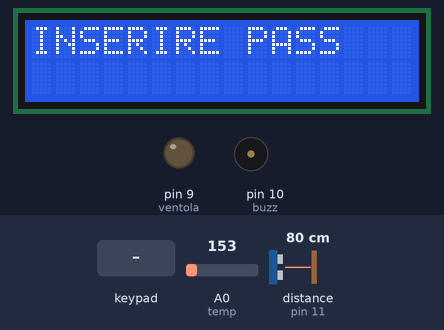
The sketch below on a simulated Arduino Uno, built with avr-gcc and run on an emulated ATmega328P. Parts: 16×2 character LCD, output pins drawn as LEDs (lit = HIGH), buzzer (waves = sounding). Inputs (shaded band) come from the test bench; at power-on: A0 (temp) = 153, distance to the obstacle (sensor on pin 11) 80 cm. The echo pulse lasts 58.3 µs per cm; pins used as bus, display or sensor lines are not drawn; what the sketch prints to the serial monitor is not drawn.

Above: at 1.2 s.
1.3 s: keypad keys 9 6 9 6 pressed 0.4 s apart
At 3.6 s:
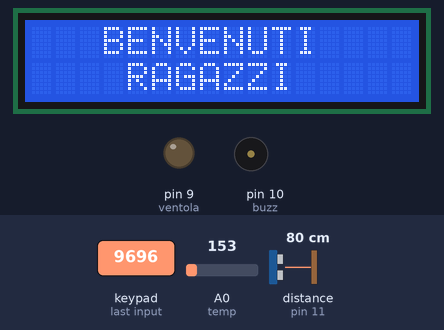
4.4 s: A0 (temp) set to 180
At 7.1 s:
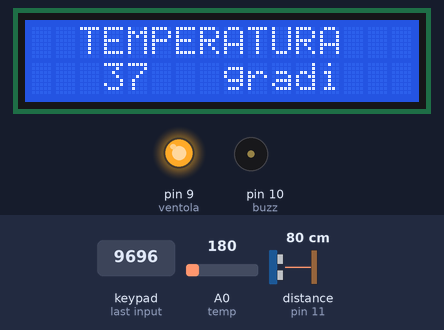
7.4 s: A0 (temp) set to 133
At 8.6 s:
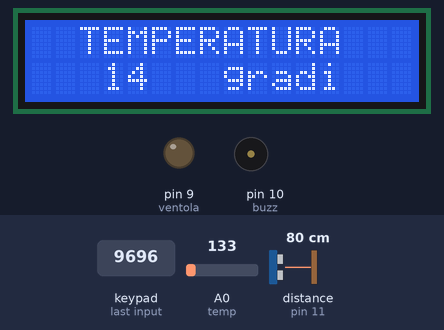
12.1 s: A0 (temp) set to 114
At 13.2 s:
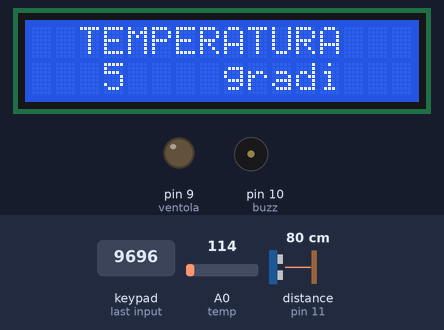
Timing chart, 0 to 14.7 s (numbered marks = the images above; inputs shaded):
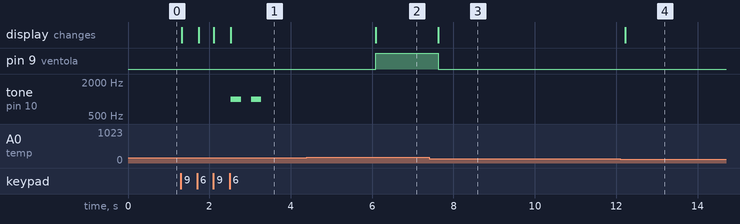

Measured:
- the behaviour switches between 165 and 166 on A0 (temp) (found by bisection; images 1 and 2)
- after the input at 1.3 s, tone on pin 10 (buzz): alternates 1000 Hz for 0.25 s and silent for 0.25 s, 4 changes in all, then stays silent, starting after 1.2 s; the display: first changes at once (image 1 shows a later state)
- after the input at 4.4 s, pin 9 (ventola): LOW → HIGH after 1.7 s; the display: changes after 1.7 s (image 2)
- after the input at 7.4 s, pin 9 (ventola): HIGH → LOW after 0.22 s; the display: changes after 0.23 s (image 3)
- after the input at 12.1 s, the display: changes after 0.12 s (image 4)

The sketch:

progetto_saglimbene_scandura1.ino
```cpp
#include <LiquidCrystal.h>
#include <Keypad.h>

const byte ROWS = 4;
const byte COLS = 4;
char keys[ROWS][COLS] = {
  {'1','2','3','A'},
  {'4','5','6','B'},
  {'7','8','9','C'},
  {'*','0','#','D'}
};
byte rowPins[ROWS] = {0,6,5,4}; //connect to the row pinouts of the keypad
byte colPins[COLS] = {3,2,8,7}; //connect to the column pinouts of the keypad

Keypad keypad = Keypad( makeKeymap(keys), rowPins, colPins, ROWS, COLS );

LiquidCrystal lcd(13, A1, A2, A3, A4, A5);

char ins_pass[4];
int i = 0;
int flag = 0;
char password[] = {'9','6','9','6'};
int count_pass = 3;

int temp = A0;
int val_temp = 0;
int t = 0;

int ventola = 9;
int v1 = 0;
int v0 = 0;

int buzz = 10;

int trig = 12;
int echo = 11;

long durata = 0;
long dist = 0;

int soglia = 20; // 20 centimetri

int contatore = 0;
int k = 0;

void setup() {
  Serial.begin(9600);

  lcd.begin(16, 2);

  pinMode(temp, INPUT);

  pinMode(ventola, OUTPUT);

  pinMode(buzz, OUTPUT);

  pinMode(trig, OUTPUT);

  pinMode(echo, INPUT);
}

void loop() {

  while(flag == 0){
    lcd.setCursor(0, 0);
    lcd.print("INSERIRE PASS");

  	char c = keypad.getKey();
    if(c == '1' || c == '2' || c == '3' || c == '4' || c == '5' || c == '6' || c == '7' || c == '8' || c == '9' || c == '0' || c == '*' || c == '#' || c == 'A' || c == 'B' || c == 'C' || c == 'D'){
    	ins_pass[i] = c;

      	lcd.setCursor(i, 1);
      	lcd.print("*");

      	i += 1;
    }

    if(i == 4){
      	lcd.clear();


      	for(int j = 0; j < 4; ++j){
          if(ins_pass[j] != password[j]){
            lcd.clear();

          	lcd.setCursor(0, 0);
            lcd.print("ACCESSO NEGATO");

            lcd.setCursor(0, 1);

            count_pass -= 1;

            if(count_pass == 0){
            	lcd.clear();

              	lcd.setCursor(1, 0);
              	lcd.print("ACCESSO NEGATO");

              	lcd.setCursor(1, 1);
              	lcd.print("PORTA BLOCCATA");

                tone(buzz, 2000, 350);

              	flag = -1;

              	break;
            }

            lcd.print(count_pass);

            lcd.setCursor(2, 1);
            lcd.print("Tentativi 3sec");

            tone(buzz, 2000, 350);

            delay(3000);

            lcd.clear();

            break;
          }
          if(j == 3 && ins_pass[j] == password[j]){
          	lcd.clear();

            lcd.setCursor(3, 0);
            lcd.print("BENVENUTI");

            lcd.setCursor(4, 1);
            lcd.print("RAGAZZI");

            tone(buzz, 1000, 250);
            delay(500);
            tone(buzz, 1000, 250);

            flag = 1;
          }

      	}//End For

		i = 0;

    }//End if(i == 4)

    delay(50);
  }

  if(flag == -1){
  	Serial.print("PORTA BLOCCATA\n");
    Serial.print("Chiamare Operatore\n\n");

    delay(5000);

    Serial.print("Sto terminando...");

    lcd.clear();

    lcd.setCursor(2, 0);
    lcd.print("Terminazione");

    lcd.setCursor(2, 1);
    lcd.print("in corso...");

    while(true){}

    flag = 6;
  }

  if(flag == 1){
  	delay(3000);

    lcd.clear();

    lcd.setCursor(2, 0);
    lcd.print("TEMPERATURA");

    val_temp = analogRead(temp);

    t = ((val_temp*0.00488) - 0.5)/0.01;

    lcd.setCursor(5, 1);
    lcd.print(t);

    lcd.setCursor(8, 1);
    lcd.print("gradi");

    flag = 6;
  }

  //if(flag == 6): CONTINUE

  lcd.clear();

  lcd.setCursor(2, 0);
  lcd.print("TEMPERATURA");

  val_temp = analogRead(temp);

  t = ((val_temp*0.00488) - 0.5)/0.01;

  lcd.setCursor(3, 1);
  lcd.print(t);

  lcd.setCursor(8, 1);
  lcd.print("gradi");

  if(v0 == 0){
    if(t > 30){
      Serial.print("STATO INIZIALE : ");
      Serial.print("VENTOLA ACCESA\n\n");
      digitalWrite(ventola, HIGH);
      v0 = 1;
    }
    else{
      Serial.print("STATO INIZIALE : ");
      Serial.print("VENTOLA SPENTA\n\n");
      digitalWrite(ventola, LOW);
      v0 = 1;
    }
  }

  if(t > 30){
    if(v1 == 0){
      Serial.print("VENTOLA ACCESA\n\n");
      v1 = 1;
    }
    digitalWrite(ventola, HIGH);
  }
  if(t < 25){
  	if(v1 == 1){
      Serial.print("VENTOLA SPENTA\n\n");
      v1 = 0;
    }
    digitalWrite(ventola, LOW);
  }

  digitalWrite(trig, LOW);
  delayMicroseconds(2);

  digitalWrite(trig, HIGH);
  delayMicroseconds(10);

  digitalWrite(trig, LOW);

  durata = pulseIn(echo, HIGH);

  dist = durata/450;

  if(dist > soglia){
  	contatore += 1;
  }

  Serial.print("Distanza = ");
  Serial.print(dist);
  Serial.print(" cm\n");

  if(contatore != 0 && contatore % 2 == 0){
    k += 1;
    Serial.print("Time : ");
    Serial.print(k);
    Serial.print(" sec\n\n");
  }
  if(dist < soglia){
  	contatore = 0;
    k = 0;
  }

  // Problemi Temperatura
  //   |
  //   V
  /*if(k != 0 && k % 10 == 0){
  	//tone(buzz, 2000, 400);
    Serial.print("SUONA\n\n");
  }*/

  delay(500);
}
```
